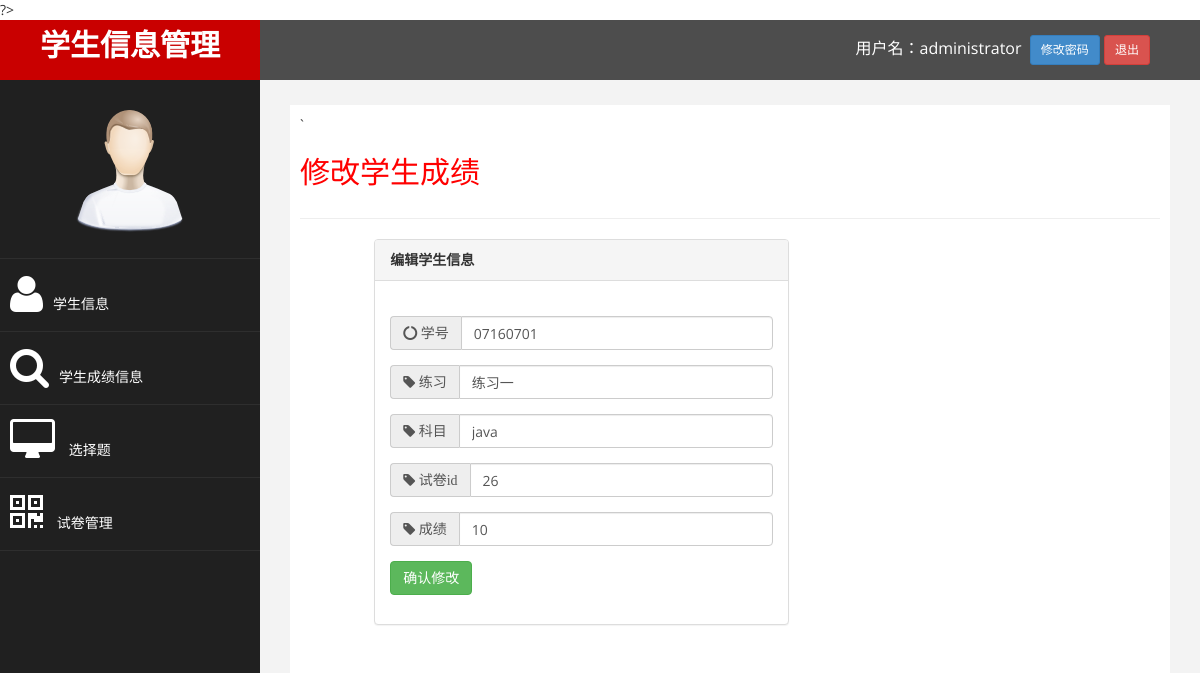
Page /editscore.php?id=20 (signed in) on the committed database.
### tables this page shows
CREATE TABLE `score` (
  `id` int(10) UNSIGNED NOT NULL,
  `studentId` varchar(8) NOT NULL,
  `test_name` varchar(50) NOT NULL,
  `subject` varchar(50) NOT NULL,
  `paper_id` int(10) UNSIGNED NOT NULL COMMENT '试卷id',
  `mark` int(11) NOT NULL
);

### editscore.php (the view, shortened to what this page needs)
<?php require_once 'base.php';?>
<?php
$id = $_REQUEST ['id'];
$query = "select * from score where id=$id";
$result = mysql_query ( $query );
$row = mysql_fetch_array ( $result );
?>
<div id="page-wrapper">
	<div id="page-inner">`
		<div class="row">
			<div class="col-md-12">
				<h2>修改学生成绩</h2>
			</div>
		</div>
		<hr />
		<div class="row">
			<div class="col-md-6 col-md-offset-1">
				<div class="panel panel-default">
					<div class="panel-heading">
						<strong> 编辑学生信息 </strong>
					</div>
					<div class="panel-body">
						<form role="form" action="editscoredo.php" method='post'>
							<br /> <input type='hidden' name='id' value='<?=$row ['id']?>' />
							<div class="form-group input-group">
								<span class="input-group-addon"><i class="fa fa-circle-o-notch">
										学号</i></span> <input type="text" class="form-control"
									placeholder="学号 " name='studentId'
									value="<?=$row ['studentId']?>" />
							</div>
							<div class="form-group input-group">
								<span class="input-group-addon"><i class="fa fa-tag"> 练习</i></span>
								<input type="text" class="form-control" placeholder=" 练习"
									name='test_name' value="<?=$row ['test_name']?>" />
							</div>
							<div class="form-group input-group">
								<span class="input-group-addon"><i class="fa fa-tag"> 科目</i></span>
								<input type="text" class="form-control" placeholder="科目"
									name='subject' value="<?=$row ['subject']?>" />
							</div>
							<div class="form-group input-group">
								<span class="input-group-addon"><i class="fa fa-tag"> 试卷id</i></span>
								<input type="text" class="form-control" placeholder="试卷id"
									name='paper_id' value="<?=$row ['paper_id']?>" />
							</div>
							<div class="form-group input-group">
								<span class="input-group-addon"><i class="fa fa-tag"> 成绩</i></span>
								<input type="text" class="form-control" placeholder="成绩"
									name='mark' value="<?=$row ['mark']?>" />
							</div>
							<input type='submit' class="btn btn-success" value='确认修改' />
						</form>
					</div>
				</div>
			</div>
		</div>
	</div>
</div>
</body>
</html>

### assets/css/custom.css (style rules this page uses)
body { font-family: 'Open Sans', sans-serif; }
#page-wrapper { padding: 15px 15px; min-height: 600px; background:#F3F3F3; }
#page-inner { width:100%; margin:10px 20px 10px 0px; background-color:#fff!important; padding:10px; min-height:1200px; }
h2 { color: #f00; }
@media (min-width:768px) { #page-wrapper { margin: 0 0 0 260px; padding: 15px 30px; min-height: 1200px; } }

### rows in the picture
score: studentId "07160701", test_name "练习一", subject "java", paper_id "26", mark "10"

### other values in the picture
$userName "administrator"
